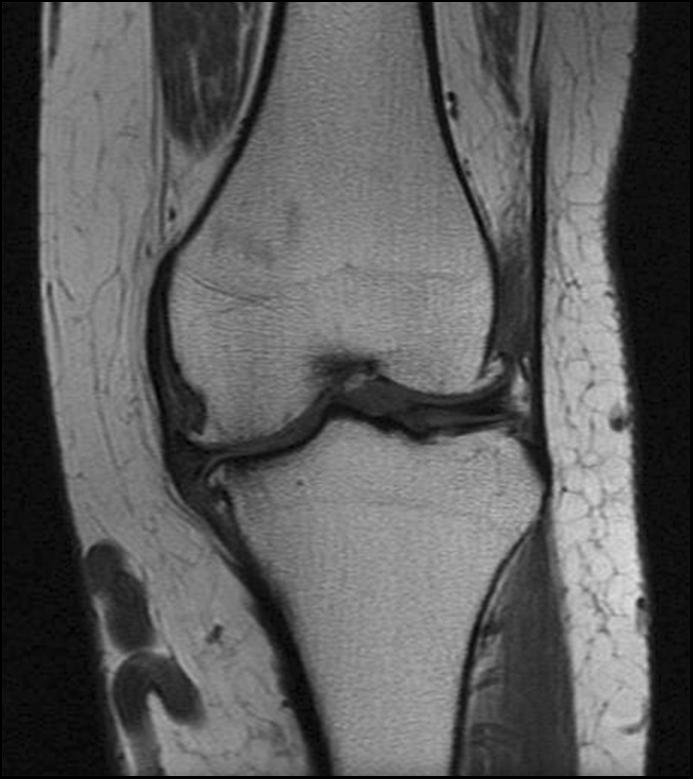
#> input picture lab12/knee.png, 693 x 779 px
$ jupyter execute 12_segmentation.ipynb
#> lines starting #> are read from the running program, lines starting #| are printed output that depends on the picture; after the words box and inside, x2 and y2 are one past the last pixel; in counts of white or black regions, pixels touching at a corner belong together
# Segmentacja obrazów

## Cel ćwiczenia
- zapoznanie z metodami segmentacji obrazów:
    - segmentacją przez rozrost,
    - segmentacją przez podział i scalanie.
- zadanie domowe: segmentacja z wykorzystaniem wododziałów morfologicznych.

## Wstęp

W ramach dotychczas wykonanych ćwiczeń poznaliśmy segmentację z wykorzystaniem binaryzacji (progowania) - tj. na podstawie jasności (koloru) poszczególnych pikseli.
Wykonaliśmy dwa warianty metody: globalny i lokalny oraz przetestowaliśmy różne podejścia do automatycznego wyznaczania progu bianryzacji (iteracyjne oraz Otsu).

#Ponadto poznaliśmy możliwość segmentacji na podstawie krawędzi z wykorzystaniem transformaty Hough'a.

W tym ćwiczeniu poznamy dwie inne metody podziału obrazu na fragmenty:
-  segmentację przez rozrost obszaru (ang. *region growing*),
- segmentację przez podział i scalanie (ang. *split and merge*).

## Podstawy

Niech $R$ oznacza obszar równy całemu analizowanemu obrazowi.
Segmentację możemy uznać za proces podziału $R$ na $n$ podobszarów $R_1,R_2,...,R_n$ takich że:
1. $\cup_{i=1}^n R_i = R$
- $R_i$ - składa się z połączonych ze sobą pikseli,
- $R_i \cap R_j = \varnothing $ dla wszystkich $i$ i $j$,$ i \neq j$,
- $Q(R_i) = TRUE$ dla $i = 1,2,...n$
- $ Q(R_i \cup R_j) = FALSE$ dla każdych sąsiednich $R_i$ i $R_j$.

gdzie: symbole $\cup$ i $\cap$ oznaczają odpowiednio sumę i iloczyn zbiorów, a $Q$ jest pewnym predykatem.

Punkt *1* oznacza, że segmentacja musi być kompletna tj. każdy piksel powinien zostać przyporządkowany do jakiegoś zbioru.

Punkt *2* oznacza, że piksele w ramach jednego podobszaru muszą być ze sobą połączone (na zasadzie sąsiedztwa 4 lub 8 punktowego).

Punkt *3* oznacza, że dowolne różne podobszary muszą być rozłączne.

Punkt *4* oznacza, że wszystkie piksele będące w ramach jednego podobszaru muszą spełniać pewną własność. Przykładowo może to być ten sam lub podobny odcień szarości.

Punkt *5* oznacza, że dwa sąsiednie podobszary muszą być różne w sensie predykatu Q (inaczej powinny zostać uznane za ten sam podobszar).

## Segmentacja przez rozrost obszaru

Pomysł jest następujący.
Wybieramy (jak ? - o tym później) piksele startowe (ang. *seed*) i od nich zaczynamy segmentację.
Odbywa się ona na zasadzie sprawdzania czy sąsiednie piksele (sąsiedztwo 4 lub 8 punktowe) są podobne do centralnego pod względem jakieś cechy (predykatu $Q$).
Jeśli tak to oznaczane są jako należące do tej samej klasy co piksel centralny.
Ponadto stają się one kolejnymi punktami startowymi metody.
Zatem procedura ma charakter rekurencyjny.

Wybór punktów startowych może być podyktowany charakterem problemu (przykładowo wiemy gdzie na pewno zaczynają się obiekty).
W ogólnym przypadku trzeba założyć, że pikselem startowym może być każdy piksel, co oczywiście wpływa na złożoność metody.

Kolejnym problemem jest wybór kryterium stopu tj. kiedy nasza procedura rekurencyjna ma się zakończyć.
Dla danego podobszaru będzie to moment, kiedy nie istnieją już piksele, które można do  niego dołączyć.

Warto w tym miejscu zwrócić uwagę, że stosowanie ''sztywnego'' warunku - np. różnica jasności pomiędzy pikselem centralnym, a analizowanym jest mniejsza niż 5 - może często dać niepożądane wyniki, gdyż nie uwzględnia pewnych lokalnych właściwości.
Przykładowo, może się okazać, że jeśli na obrazie występuje niewielki gradient to za należące do tego samego obszaru uznane zostaną piksele o zupełnie różnych jasnościach.
Możliwa jest też sytuacja odwrotna.
Duże zróżnicowanie wartości na obrazie spowoduje zbyt duże ''poszarpanie'' wykrytych obszarów.

Jednym z możliwych rozwiązań jest uzależnienie kryterium podobieństwa (predykatu $Q$) od własności obrazu np. średniej jasności w obrębie danego obszaru.
Można również dodać inne kryteria np. kształt podobszaru itp.

Uwaga. Pojęcie segmentacja przez rozrost to pewna **koncepcja** podejścia do segmentacji, a nie konkretna metoda.
Na etapie projektowania algorytmu należy skupić się na konstrukcji kryterium podobieństwa (tj. co i jak ma być ze sobą porównywane) oraz ewentualnym uzupełnianiu metody o dodatkowe kryteria.

## Zadanie: zaprojektować system segmentacji wybranej struktury na obrazie MRI (np. stawu kolanowego).
Punkt startowy wyznaczany będzie ''ręcznie'' (poprzez kliknięcie na obrazie).

1. Wczytaj obraz *knee.png* (w skali szarości) - MRI stawu kolanowego. Wyświetl go. Załóżmy, że chcemy dokonać segmentacji górnej kości. Przyjęliśmy, że punkt startowy metody wyznaczany będzie w sposób ręczny. Przykładowy punkt startowy:
```
X = 290
Y = 259
```

2. Metodę zaimplementujemy z wykorzystaniem stosu.
   Uwaga. Podany poniżej opis jest tylko jedną z możliwych realizacji (niekoniecznie najlepszą).
   Na początek tworzymy dwie macierze o rozmiarach takich jak analizowany obraz.
   W jednej będziemy zapisywać odwiedzone lokalizacje (`visited` - typ *boolean*), a w drugiej rezultaty segmentacji (`segmented`).
   Obie macierze tworzymy wypełnione zerami (funkcja `np.zeros`).
   Tworzymy też stos - w Python to po prostu ''pusta lista''.

3. W pierwszym kroku metody na stos (`stack.append`) odkładamy współrzędne wybranego przez użytkowania piksela.
   Oznaczamy go również jako odwiedzony (macierz *visited*) i zaliczony do obiektu (macierz *segmented*).

4. Pozostałe działanie odbywać się będzie w pętli `while`, której warunkiem stopu jest brak elementów na stosie (`len(stack)>0`).
 W iteracji należy pobrać współrzędne piksela ze stosu.
  Następnie sprawdzamy, czy dla tego piksela można określić kontekst o rozmiarze $ 3 \times 3$ tj. czy ma wszystkich sąsiadów.
  Uwaga. Przyjmujemy tutaj uproszczenie - nie segmentujemy brzegu obrazka (ramki o szerokości 1 piksela).

5. W kolejnym kroku rozpisujemy pętlę po otoczeniu $3 \times 3$ (x2 `for`).
   Wewnątrz obliczamy odległość pomiędzy pikselem centralnym, a każdym z kontekstu.
   Przyjmijmy, że będzie to moduł z różnicy jasności.
   Jeśli wartość modułu będzie mniejsza od zdefiniowanego progu (proszę przyjąć jako początkową wartość 4) oraz rozpatrywany piksel nie był wcześniej odwiedzany to oznaczamy go jako należący do obiektu oraz jego współrzędne ''odkładamy'' na stosie.
   Uwaga. Pierwsza część warunku logicznego to nasz predykat Q.
   Za piksele podobne uznajemy takie, których różnica w jasności jest mniejsza niż zadany próg.
   Niezależnie od wyniku testu oznaczamy piksel jako odwiedzony (żeby wielokrotnie nie analizować tych samych lokalizacji).

6. Poza pętlą `while` proszę wyświetlić rezultat segmentacji.
   Czy wyniki są poprawne ?
   Proszę poeksperymentować z wartością progu.

[cell 1]
import os
import cv2
import matplotlib.pyplot as plt
import numpy as np
import os
import requests

url = 'https://raw.githubusercontent.com/vision-agh/poc_sw/master/12_Segmentation/'

fileNames = ["knee.png", "umbrella.png"]
for fileName in fileNames:
  if not os.path.exists(fileName):
      r = requests.get(url + fileName, allow_redirects=True)
      open(fileName, 'wb').write(r.content)


#1
knee = cv2.imread("knee.png", cv2.IMREAD_GRAYSCALE)
#> knee is the input picture: shape (779, 693); min 0, max 225, mean 91.7

plt.imshow(knee)
plt.show()

[cell 2]
x, y = 259, 290

#2
def segmentation(img, start_x, start_y, treshold=4):
#> called with start_x = 259, start_y = 290, treshold = 4
    img = img.astype("int16")
    visited = np.zeros(img.shape[:2], dtype="bool")
    segmented = np.zeros(img.shape, dtype="uint8")
    stack = []

    #3
    stack.append((start_x, start_y))
    visited[start_x, start_y] = True
    segmented[start_x, start_y] = img[start_x, start_y]
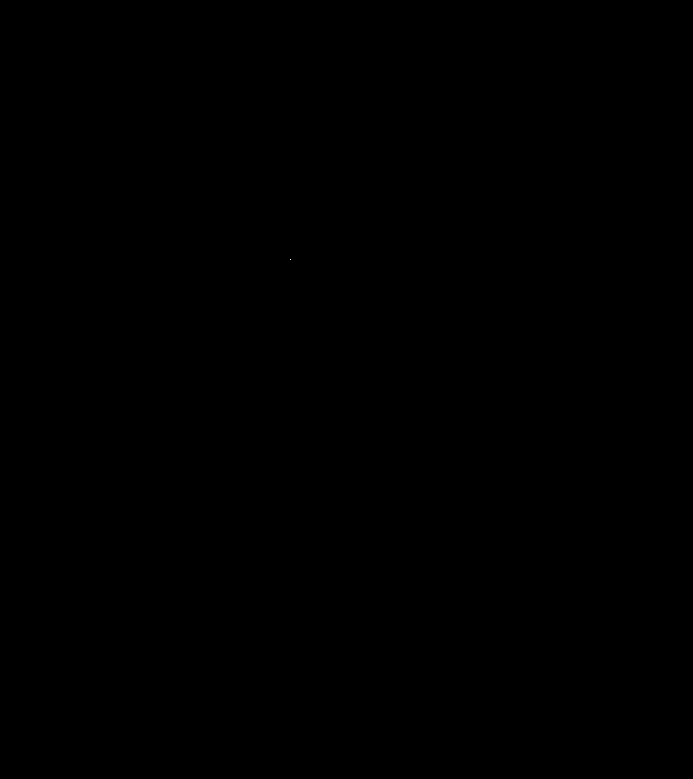
#> segmented: shape (779, 693); values 0 (black) and 129 (white), 0% white in thin lines or dots, all inside (x1, y1, x2, y2) = (290, 259, 291, 260)

    #4
    while len(stack) > 0:
        pixel = stack.pop()
        x, y = pixel

        pivot_br = img[x, y]
        #5
        for i in range(-1, 2):
            for j in range(-1, 2):
                if i == 0 and j == 0 \
                    or x+i < 0 \
                    or x+i >= img.shape[0] \
                    or y+j < 0 \
                    or y+j >= img.shape[1]:
                    continue

                curr_pix_br = img[x+i, y+j]
                diff = np.abs(pivot_br - curr_pix_br)
                if diff < treshold and not visited[x+i, y+j]:
                    segmented[x+i, y+j] = curr_pix_br
                    stack.append((x+i, y+j))

                visited[x+i, y+j] = True
#> this loop made 46506 passes
#> pivot_br on passes 1 to 3: 129, 132, 133
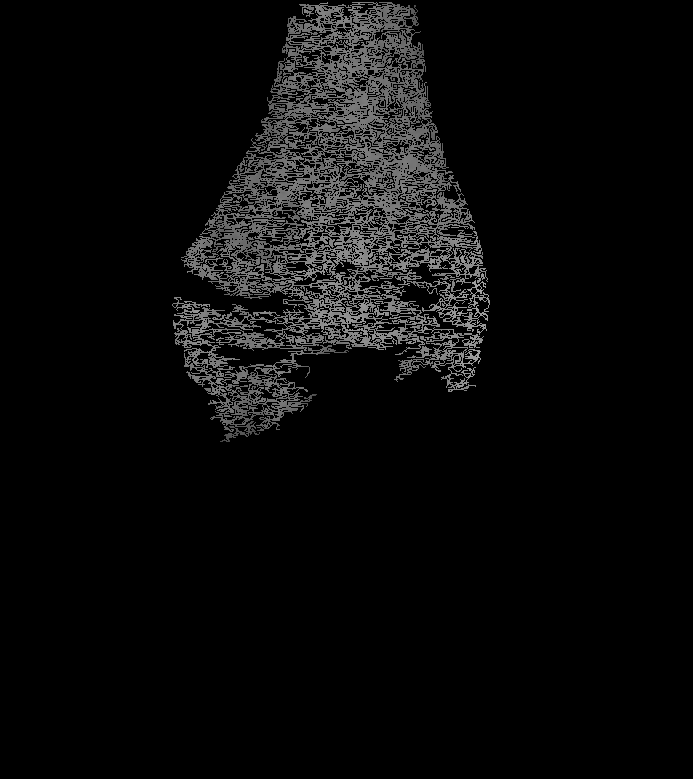
#> segmented: shape (779, 693); 8.61% of pixels changed, all inside (x1, y1, x2, y2) = (172, 2, 490, 442)
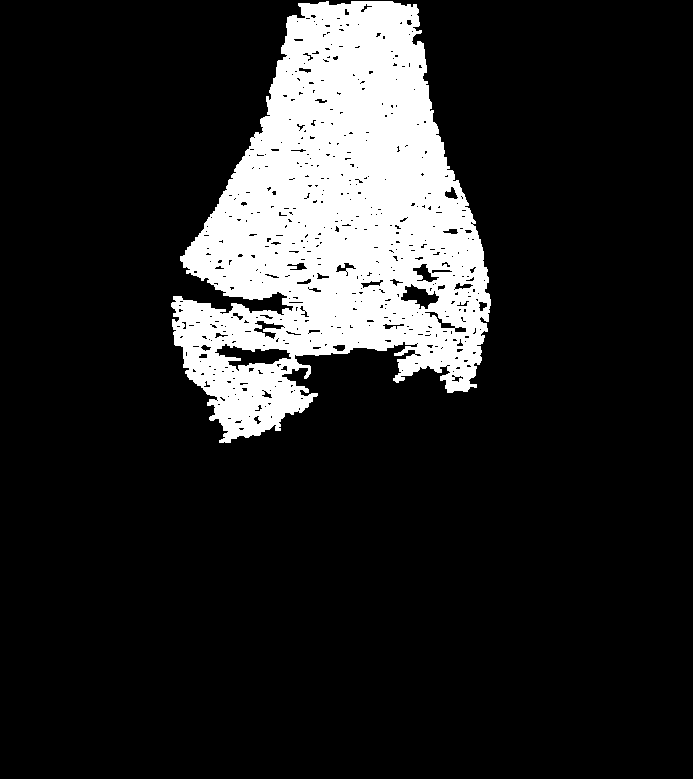
#> visited: shape (779, 693) bool; 15.1% white; 1 white region, box (x1, y1, x2, y2) and area: (171, 1, 491, 443) 81553
#> after the loop, stack = []
    #6
    return segmented

def display_segmented(img, segmented):
    plt.subplot(121)
    plt.imshow(img)
    plt.subplot(122)
    plt.imshow(segmented)
    plt.show()
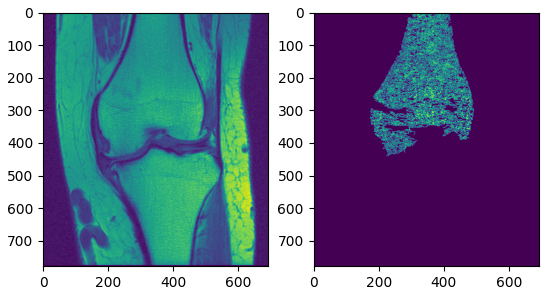
#> figure drawn by matplotlib, 2 panels
#> the loop in segmentation (call 2), `while len(stack) > 0:` made 46506 passes

segmented_knee = segmentation(knee, x, y)

display_segmented(knee, segmented_knee)

1. Powyższy przykład ukazuje wspomniany wcześniej problem z ''globalnym'' podejściem do predykatu Q.
  Jeśli próg będzie mały, to wyznaczymy jedynie niewielki fragment kości.
  Natomiast zwiększenie progu skutkuje segmentacją nadmiarową.
  Mówiąc kolokwialnie, na obrazie znajdzie się ''ścieżka'' po której możliwe jest przejście od obszaru jasnego do ciemnego nie ''łamiąc'' progu odległości pomiędzy sąsiednimi pikselami.

2. Aby zaradzić powyższemu problemowi, można za kryterium podobieństwa przyjąć, nie różnicę jasności względem piksela centralnego, a od globalnie wyznaczonego i aktualizowanego progu.
  W najprostszym przypadku może to być średnia jasność w wyznaczonym obszarze.
  W celu implementacji mechanizmu wystarczy dodać dwie zmienne: średnią ($mV$) oraz licznik pikseli uznanych za należące do obiektu ($nS$).
  Przy każdym zdjęciu ze stosu licznik jest zwiększany o 1.
  Aktualizacja średniej następuje na podstawie równania:
  \begin{equation}
  mV_{n} = \frac{mV_{nS-1} (nS - 1) + I}{nS}
  \end{equation}
  Następnie wystarczy tylko zmienić sposób obliczania odległości - zamienić piksel centralny na wartość średnią.
  Proszę spróbować jak działa metodą z taką modyfikacją.
  Proszę się liczyć z koniecznością zwiększenia progu (nawet dość znaczną).

3. Poprawić działanie metody może również dodanie filtracji uśredniającej np. filtrem Gaussa.

[cell 3]
#2
def segmentation_with_average(img, start_x, start_y, treshold=4):
#> called with start_x = 259, start_y = 290, treshold = 25
    img = img.astype("int16")
    visited = np.zeros(img.shape[:2], dtype="bool")
    segmented = np.zeros(img.shape, dtype="uint8")
    stack = []

    stack.append((start_x, start_y))
    visited[start_x, start_y] = True
    segmented[start_x, start_y] = img[start_x, start_y]

    # pivot_br = img[start_x, start_y]
    # avg_br = pivot_br
    # pixel_count = 1

    avg_br = 0
    pixel_count = 0

    while len(stack) > 0:
        pixel = stack.pop()
        x, y = pixel

        curr_pix_br = img[x, y]
        avg_br = (avg_br * pixel_count + curr_pix_br) / (pixel_count + 1)
        pixel_count += 1

        for i in range(-1, 2):
            for j in range(-1, 2):
                if i == 0 and j == 0 \
                    or x+i < 0 \
                    or x+i >= img.shape[0] \
                    or y+j < 0 \
                    or y+j >= img.shape[1]:
                    continue

                diff = np.abs(avg_br - curr_pix_br)
                if diff < treshold and not visited[x+i, y+j]:
                    segmented[x+i, y+j] = curr_pix_br
                    stack.append((x+i, y+j))

                    # avg_br = (avg_br * pixel_count + curr_pix_br) / (pixel_count + 1)
                    # pixel_count += 1


                visited[x+i, y+j] = True
#> this loop made 86497 passes
#> (curr_pix_br, avg_br) on passes 1 to 3: (129, 129), (124, 126.5), (123, 125.3)
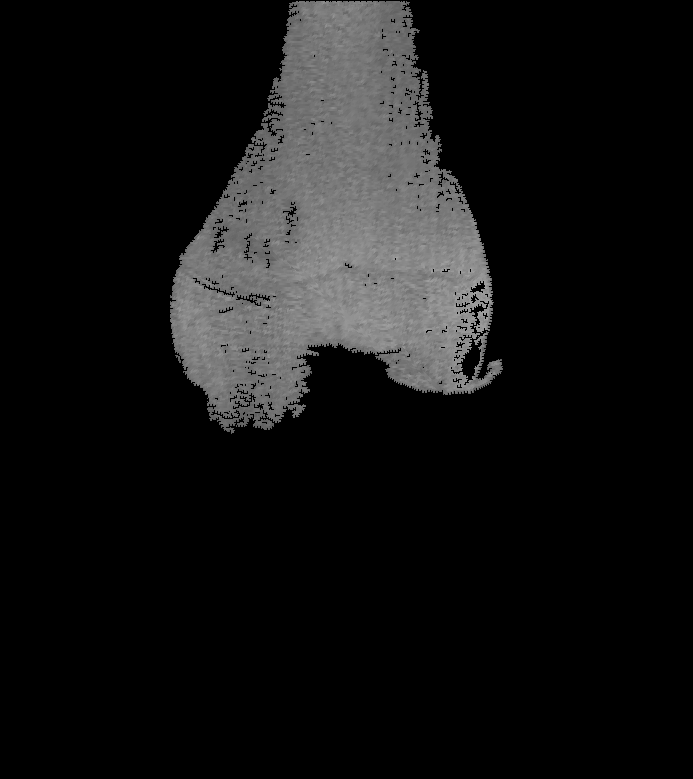
#> segmented: shape (779, 693); 16.02% of pixels changed, all inside (x1, y1, x2, y2) = (170, 1, 503, 434)
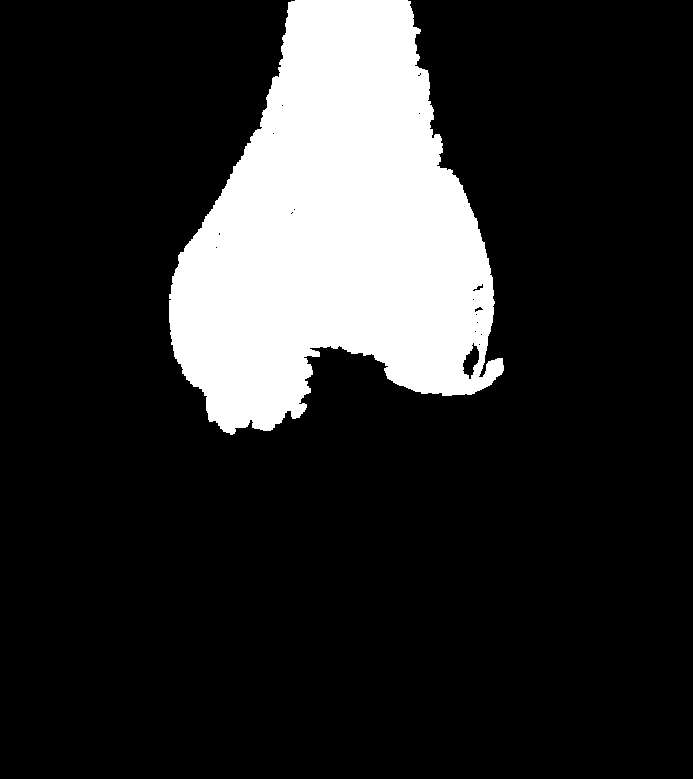
#> visited: shape (779, 693) bool; 17.1% white; 1 white region, box (x1, y1, x2, y2) and area: (169, 0, 504, 435) 92424
#> after the loop, avg_br = 122.1; pixel_count = 86497; stack = []
    return segmented

segmented_knee = segmentation(knee, x, y, 4)
segmented_knee_avg = segmentation_with_average(knee, x, y, 25)

gaussian_knee = cv2.GaussianBlur(knee, (3, 3), 0)
segmented_gaussian_knee_avg = segmentation_with_average(gaussian_knee, x, y, 25)
#> call 2 of segmentation_with_average, with start_x = 259, start_y = 290, treshold = 25
#> the loop in segmentation_with_average (call 2), `while len(stack) > 0:` made 87260 passes
#> (curr_pix_br, avg_br) on passes 1 to 3: (129, 129), (125, 127), (124, 126)
#> after the loop in segmentation_with_average (call 2), `while len(stack) > 0:`:
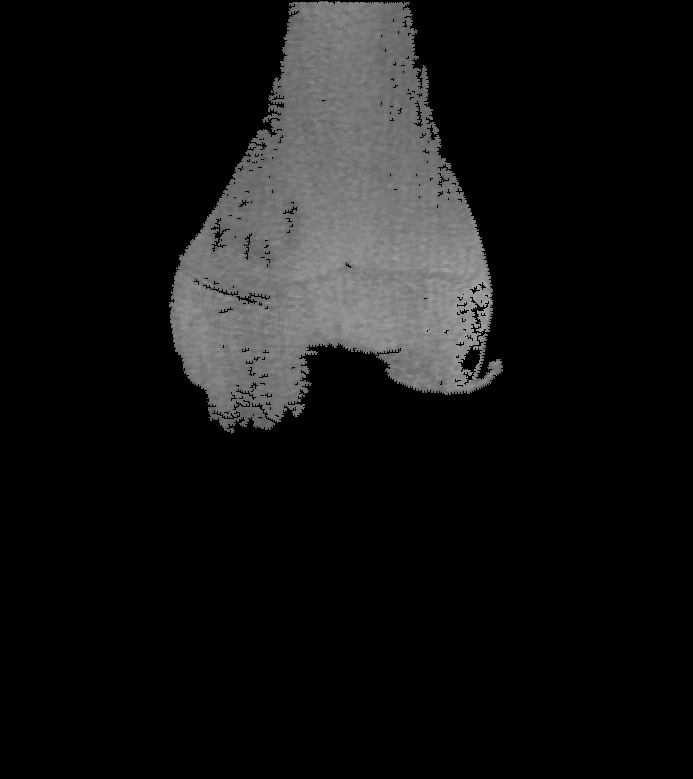
#> segmented: shape (779, 693); 16.16% of pixels changed, all inside (x1, y1, x2, y2) = (169, 1, 503, 434)
#> after the loop in segmentation_with_average (call 2), `while len(stack) > 0:`:
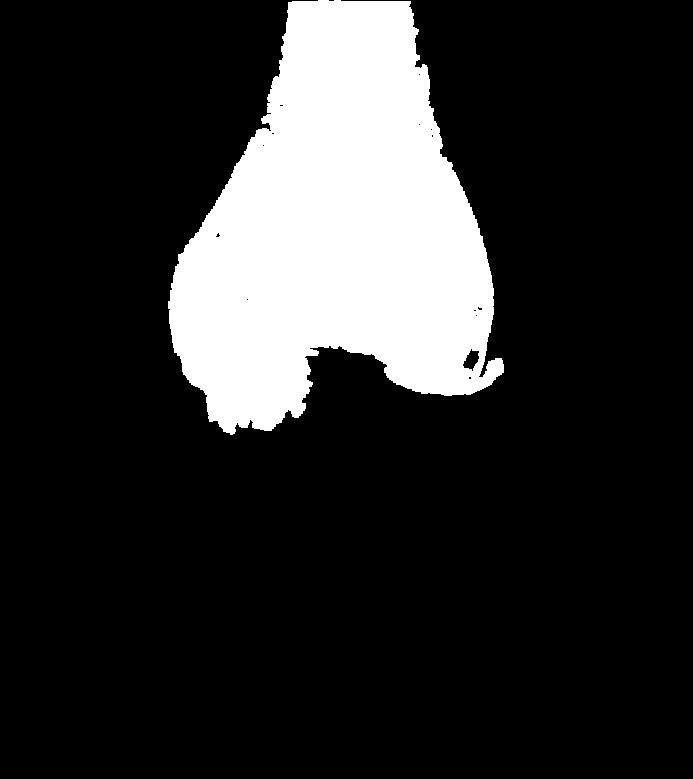
#> visited: shape (779, 693) bool; 17.1% white; 1 white region, box (x1, y1, x2, y2) and area: (168, 0, 504, 435) 92341
#> after the loop in segmentation_with_average (call 2), `while len(stack) > 0:`: avg_br = 122.2; pixel_count = 87260

display_segmented(knee, segmented_knee)
display_segmented(knee, segmented_knee_avg)
display_segmented(gaussian_knee, segmented_gaussian_knee_avg)
